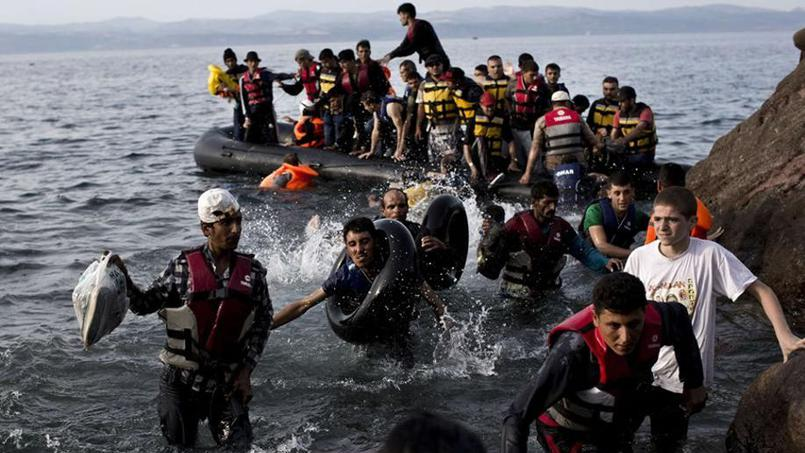
#> input picture docs/d/259_3_32_15.jpg, 805 x 453 px, found by its file name
$ jupyter execute --allow-errors images_py.ipynb   (shell and % lines are left out)
#> lines starting #> are read from the running program, lines starting #| are printed output that depends on the picture
## Chapter 14. Mutimedia data
#### Notebook for Python

Van Atteveldt, W., Trilling, D. & Arcila, C. (2022). <a href="https://cssbook.net" target="_blank">Computational Analysis of Communication</a>. Wiley.

<table align="left">
  <td>
    <a href="https://colab.research.google.com/github/ccs-amsterdam/ccsbook/blob/master/chapter14/images_py.ipynb" target="_parent"></a>
  </td>
  <td>
</table>

[cell 1]
import matplotlib.pyplot as plt
from PIL import Image
import requests
import numpy as np

import sklearn
from sklearn.datasets import fetch_openml
from sklearn.metrics.pairwise import (
    cosine_similarity)
from sklearn.ensemble import (
    RandomForestClassifier)
from sklearn.metrics import accuracy_score

import tensorflow as tf
import keras
from keras.applications import resnet50

### 15.1 Storing, representing, and converting multimedia data

[cell 2]
myimg1 = Image.open(requests.get(
    "https://cssbook.net/d/259_3_32_15.jpg",
    stream=True).raw)
#> myimg1 is the input picture: PIL image 805x453 RGB; mean R, G, B 91.8, 89.1, 92.8
myimg2 = Image.open(requests.get(
    "https://cssbook.net/d/298_5_52_15.png",
    stream=True).raw)
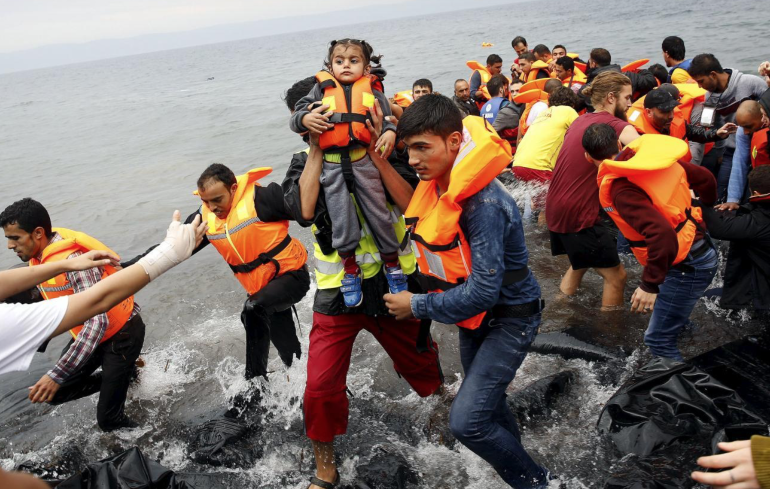
#> input picture docs/d/298_5_52_15.png, 1540 x 978 px, found by its file name (shown at 1/2 size)
#> myimg2 is the input picture: PIL image 1540x978 RGBA; mean R, G, B, A 123.7, 109.1, 102.4, 255
print(myimg1)
#| <PIL.JpegImagePlugin.JpegImageFile image mode=RGB size=805x453 at 0x7F59C36B4950>
print(myimg2)
#| <PIL.PngImagePlugin.PngImageFile image mode=RGBA size=1540x978 at 0x7F59C0ACF790>

[cell 3]
myimg1_L = myimg1.convert("L")
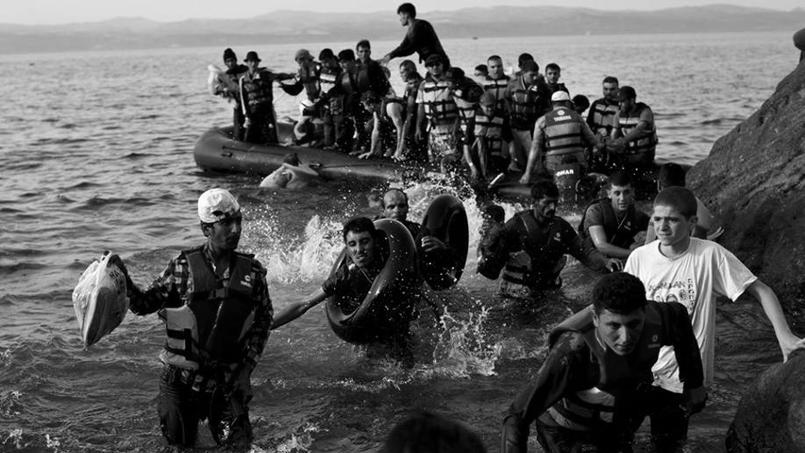
#> myimg1_L: PIL image 805x453 L; min 0, max 255, mean 90.4
print(type(myimg1_L))
#| <class 'PIL.Image.Image'>
myimg1_L_array = np.array(myimg1_L)
print(type(myimg1_L_array))
#| <class 'numpy.ndarray'>
print(myimg1_L_array.shape)
#| (453, 805)

[cell 4]
myimg1_RGB = myimg1.convert("RGB")
print(type(myimg1_RGB))
#| <class 'PIL.Image.Image'>
myimg1_RGB_array = np.array(myimg1_RGB)
print(type(myimg1_RGB_array))
#| <class 'numpy.ndarray'>
print(myimg1_RGB_array.shape)
#| (453, 805, 3)

[cell 5]
#Resize and visalize myimg1. Reduce to 25%
myimg1_RGB_25 = myimg1_RGB.resize(
    (int(myimg1_RGB.width * 0.25),
     int(myimg1_RGB.height * 0.25)))
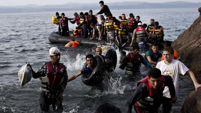
#> myimg1_RGB_25: PIL image 201x113 RGB; mean R, G, B 91.8, 89.1, 92.8
myimg1_RGB_25

[cell 6]
#Resize to 224 x 224
myimg1_RGB_224 = myimg1_RGB.resize(
    (224,224))
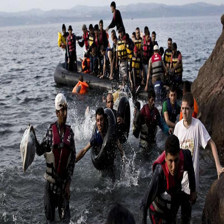
#> myimg1_RGB_224: PIL image 224x224 RGB; mean R, G, B 91.8, 89.1, 92.8
myimg1_RGB_224

[cell 7]
#Crop and resize to 224 x 224

#Adapted from Webb, Casas & Wilkerson (2020)
def crop(img):
    height = img.height
#> height = 453
    width = img.width
#> width = 805
    hw_dif = abs(height - width)
#> hw_dif = 352
    hw_halfdif = hw_dif / 2
#> hw_halfdif = 176
    crop_leftright = width > height
#> crop_leftright = True
    if crop_leftright:
        y0 = 0
        y1 = height
#> y1 = 453
        x0 = 0 + hw_halfdif
#> x0 = 176
        x1 = width - hw_halfdif
#> x1 = 629
    else:
        y0 = 0 + hw_halfdif
        y1 = height - hw_halfdif
        x0 = 0
        x1 = width
    return img.crop((x0, y0, x1, y1))
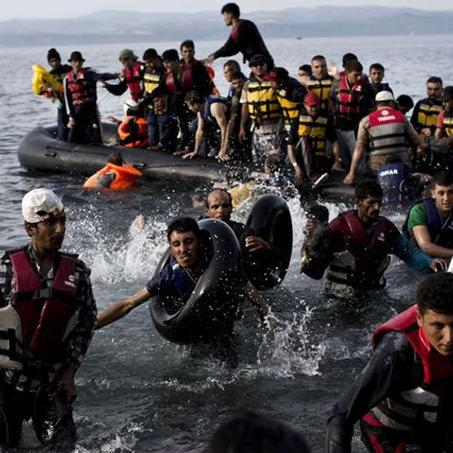
#> returned value: PIL image 453x453 RGB; mean R, G, B 77.5, 73.3, 75.9

myimg1_RGB_crop = crop(myimg1_RGB)
myimg1_RGB_crop_224 = myimg1_RGB_crop.resize(
    (224,224))
myimg1_RGB_crop_224

[cell 8]
#Rotate 45 degrees
myimg1_RGB_224_rot=myimg1_RGB_224.rotate(-45)
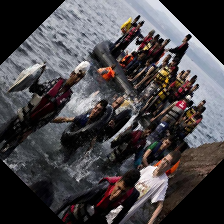
#> myimg1_RGB_224_rot: PIL image 224x224 RGB; mean R, G, B 72.8, 69.7, 72.2
myimg1_RGB_224_rot

[cell 9]
#Create two 15x15 small images to compare

#image1
myimg1_RGB_crop_15 = myimg1_RGB_crop_224.resize(
    (15,15))
#image2
myimg2_RGB = myimg2.convert("RGB")
myimg2_RGB_array = np.array(myimg2_RGB)
myimg2_RGB_crop = crop(myimg2_RGB)
#> in crop (call 2), `return img.crop((x0, y0, x1, y1))`:
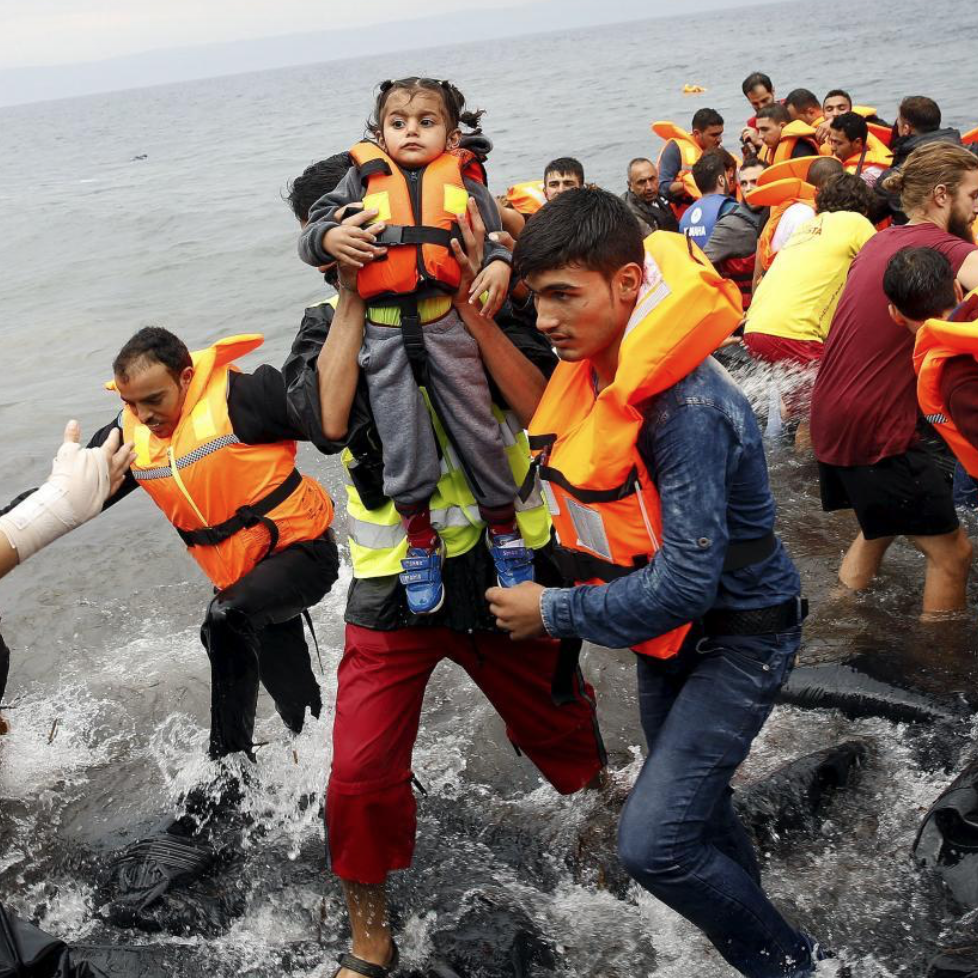
#> returned value: PIL image 978x978 RGB; mean R, G, B 125.1, 109.1, 101.8
myimg2_RGB_crop_224 = myimg2_RGB_crop.resize(
    (224,224))
myimg2_RGB_crop_15 = myimg2_RGB_crop_224.resize(
    (15,15))

img_vect1 = np.array(myimg1_RGB_crop_15).flatten()
#> img_vect1 = 675 values, max 221 at index 5, min 1 at index 499, mean 75.36
img_vect2 = np.array(myimg2_RGB_crop_15).flatten()
#> img_vect2 = 675 values, max 240 at index 210, min 6 at index 355, mean 112.1

matrix = np.row_stack((img_vect1, img_vect2))

sim_mat = cosine_similarity(matrix)
#> sim_mat = [[1, 0.865], [0.865, 1]]
sim_mat
#> Out = [[1, 0.865], [0.865, 1]]

[cell 10]
myimg2_RGB_array.shape
#> Out = (978, 1540, 3)

### 15.2 Image classification

#### 15.2.1 Basic classification with shallow algorithms

#> (a cell that did not finish here is left out)

[cell 12]
forest_clf = RandomForestClassifier(
    n_estimators=100, random_state=42)
#> (the rest of this cell did not finish here and is left out)

#### 15.2.2 Deep Learning for Image Analysis

[cell 13]
fashion_mnist = keras.datasets.fashion_mnist
#> (the rest of this cell did not finish here and is left out)

#> (a cell that did not finish here is left out)

#> (a cell that did not finish here is left out)

#> (a cell that did not finish here is left out)

#### 15.2.3 Re-using an open source CNN

#> (a cell that did not finish here is left out)

[cell 18]
def plot_color_image(image):
    plt.imshow(image, interpolation="nearest")
    plt.axis("off")
picture1 = np.array(myimg2_RGB)/255
picture2 = np.array(myimg2_RGB)/255
images = np.array([picture1, picture2])
see = [0, 0, 0.3, 0.3]
refugees = [0.1, 0.35, 0.8, 0.95]
#> (the rest of this cell did not finish here and is left out)
